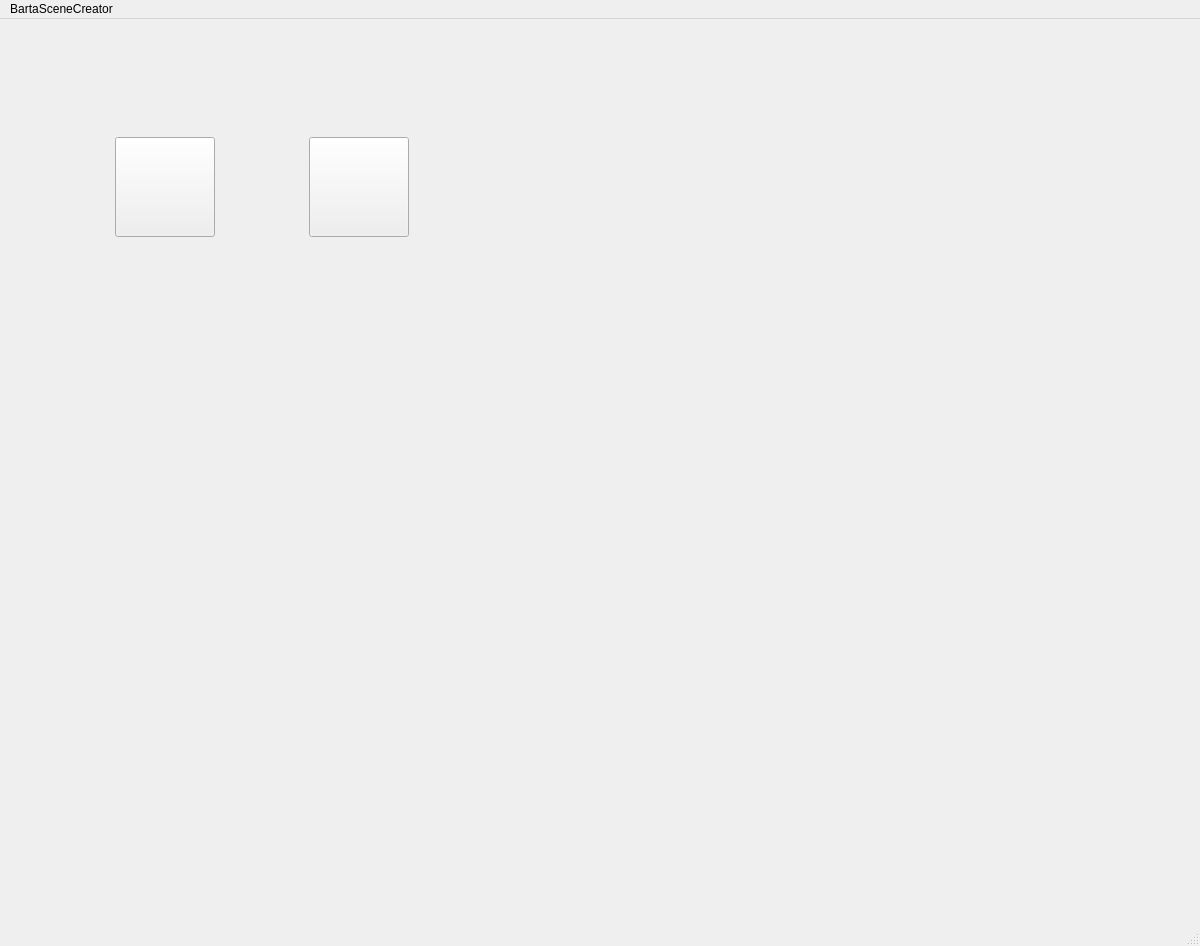
<?xml version="1.0" encoding="UTF-8"?>
<ui version="4.0">
 <class>BartaSceneCreator</class>
 <widget class="QMainWindow" name="BartaSceneCreator">
  <property name="geometry">
   <rect>
    <x>0</x>
    <y>0</y>
    <width>1200</width>
    <height>946</height>
   </rect>
  </property>
  <property name="maximumSize">
   <size>
    <width>2000</width>
    <height>2000</height>
   </size>
  </property>
  <property name="windowTitle">
   <string>BartaSceneCreator</string>
  </property>
  <widget class="QWidget" name="centralwidget">
   <property name="maximumSize">
    <size>
     <width>1200</width>
     <height>900</height>
    </size>
   </property>
   <layout class="QVBoxLayout" name="verticalLayout">
    <item>
     <widget class="QStackedWidget" name="stackedWidget">
      <property name="minimumSize">
       <size>
        <width>1200</width>
        <height>900</height>
       </size>
      </property>
      <property name="maximumSize">
       <size>
        <width>20000</width>
        <height>20000</height>
       </size>
      </property>
      <property name="accessibleName">
       <string/>
      </property>
      <property name="autoFillBackground">
       <bool>false</bool>
      </property>
      <property name="frameShape">
       <enum>QFrame::Shape::NoFrame</enum>
      </property>
      <property name="currentIndex">
       <number>0</number>
      </property>
      <widget class="QWidget" name="page">
       <property name="minimumSize">
        <size>
         <width>400</width>
         <height>300</height>
        </size>
       </property>
       <property name="maximumSize">
        <size>
         <width>400</width>
         <height>300</height>
        </size>
       </property>
       <layout class="QFormLayout" name="formLayout">
        <item row="0" column="0">
         <widget class="QWidget" name="verticalWidget" native="true">
          <property name="minimumSize">
           <size>
            <width>400</width>
            <height>300</height>
           </size>
          </property>
          <property name="maximumSize">
           <size>
            <width>400</width>
            <height>300</height>
           </size>
          </property>
          <layout class="QHBoxLayout" name="horizontalLayout">
           <item alignment="Qt::AlignmentFlag::AlignHCenter">
            <widget class="QToolButton" name="add_scene_button">
             <property name="minimumSize">
              <size>
               <width>100</width>
               <height>100</height>
              </size>
             </property>
             <property name="maximumSize">
              <size>
               <width>100</width>
               <height>100</height>
              </size>
             </property>
             <property name="font">
              <font>
               <pointsize>7</pointsize>
              </font>
             </property>
             <property name="cursor">
              <cursorShape>PointingHandCursor</cursorShape>
             </property>
             <property name="toolTip">
              <string/>
             </property>
             <property name="toolTipDuration">
              <number>-1</number>
             </property>
             <property name="text">
              <string/>
             </property>
             <property name="icon">
              <iconset resource="resources.qrc">
               <normaloff>:/Icons/plus.png</normaloff>:/Icons/plus.png</iconset>
             </property>
             <property name="iconSize">
              <size>
               <width>40</width>
               <height>40</height>
              </size>
             </property>
             <property name="autoRepeatInterval">
              <number>99</number>
             </property>
             <property name="toolButtonStyle">
              <enum>Qt::ToolButtonStyle::ToolButtonIconOnly</enum>
             </property>
            </widget>
           </item>
           <item>
            <widget class="QToolButton" name="edit_scene_button">
             <property name="minimumSize">
              <size>
               <width>100</width>
               <height>100</height>
              </size>
             </property>
             <property name="cursor">
              <cursorShape>PointingHandCursor</cursorShape>
             </property>
             <property name="toolTip">
              <string>Edit an existing scene</string>
             </property>
             <property name="toolTipDuration">
              <number>-1</number>
             </property>
             <property name="text">
              <string/>
             </property>
             <property name="icon">
              <iconset resource="resources.qrc">
               <normaloff>:/Icons/pencil.png</normaloff>:/Icons/pencil.png</iconset>
             </property>
             <property name="iconSize">
              <size>
               <width>32</width>
               <height>28</height>
              </size>
             </property>
            </widget>
           </item>
          </layout>
         </widget>
        </item>
       </layout>
      </widget>
      <widget class="QWidget" name="page_2">
       <property name="minimumSize">
        <size>
         <width>1200</width>
         <height>900</height>
        </size>
       </property>
       <layout class="QHBoxLayout" name="horizontalLayout_3">
        <item>
         <widget class="QScrollArea" name="json_stack">
          <property name="maximumSize">
           <size>
            <width>200</width>
            <height>900</height>
           </size>
          </property>
          <property name="widgetResizable">
           <bool>true</bool>
          </property>
          <property name="alignment">
           <set>Qt::AlignmentFlag::AlignBottom|Qt::AlignmentFlag::AlignHCenter</set>
          </property>
          <widget class="QWidget" name="scrollAreaWidgetContents_5">
           <property name="geometry">
            <rect>
             <x>0</x>
             <y>0</y>
             <width>198</width>
             <height>880</height>
            </rect>
           </property>
          </widget>
         </widget>
        </item>
        <item>
         <widget class="QScrollArea" name="selected_element_children">
          <property name="maximumSize">
           <size>
            <width>200</width>
            <height>16777215</height>
           </size>
          </property>
          <property name="widgetResizable">
           <bool>true</bool>
          </property>
          <property name="alignment">
           <set>Qt::AlignmentFlag::AlignHCenter|Qt::AlignmentFlag::AlignTop</set>
          </property>
          <widget class="QWidget" name="scrollAreaWidgetContents_6">
           <property name="geometry">
            <rect>
             <x>0</x>
             <y>0</y>
             <width>198</width>
             <height>880</height>
            </rect>
           </property>
          </widget>
         </widget>
        </item>
        <item>
         <widget class="QScrollArea" name="scrollArea_3">
          <property name="widgetResizable">
           <bool>true</bool>
          </property>
          <property name="alignment">
           <set>Qt::AlignmentFlag::AlignHCenter|Qt::AlignmentFlag::AlignTop</set>
          </property>
          <widget class="QWidget" name="scrollAreaWidgetContents_7">
           <property name="geometry">
            <rect>
             <x>0</x>
             <y>0</y>
             <width>768</width>
             <height>880</height>
            </rect>
           </property>
          </widget>
         </widget>
        </item>
       </layout>
      </widget>
     </widget>
    </item>
   </layout>
  </widget>
  <widget class="QMenuBar" name="menubar">
   <property name="geometry">
    <rect>
     <x>0</x>
     <y>0</y>
     <width>1200</width>
     <height>23</height>
    </rect>
   </property>
   <widget class="QMenu" name="menuBartaSceneCreator">
    <property name="title">
     <string>BartaSceneCreator</string>
    </property>
   </widget>
   <addaction name="menuBartaSceneCreator"/>
  </widget>
  <widget class="QStatusBar" name="statusbar"/>
 </widget>
 <resources>
  <include location="resources.qrc"/>
 </resources>
 <connections/>
</ui>
